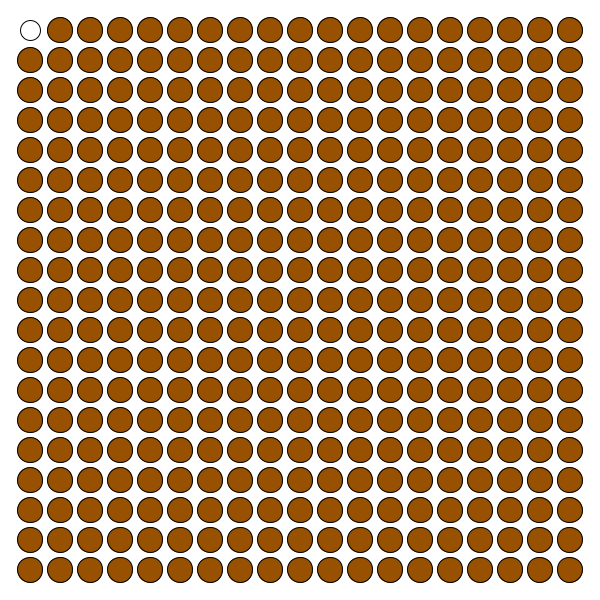
Frame 1 (no input)
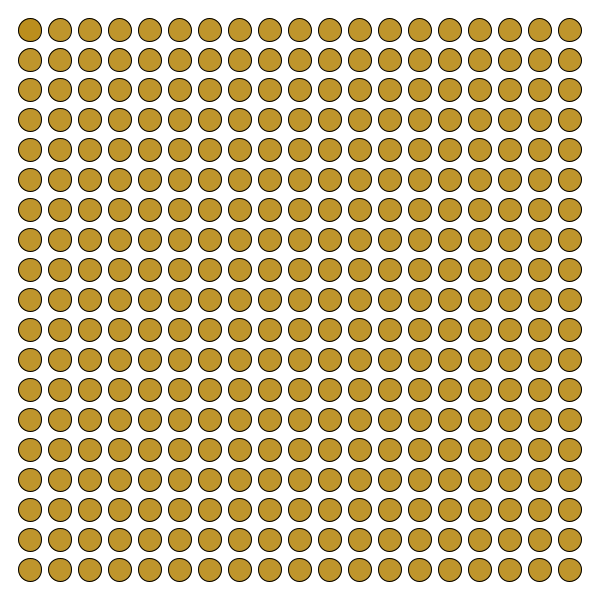
Frame 60 (the mouse pressed at the canvas centre just before this capture)
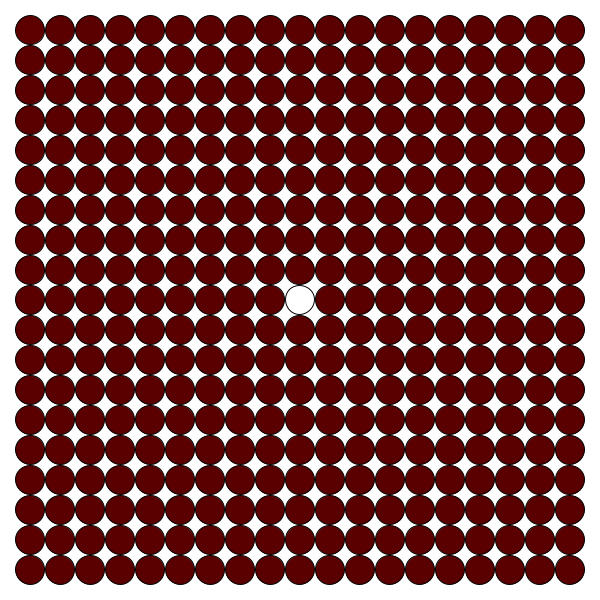
Frame 120 (the mouse held since frame 60 and released just before this capture)

The Processing sketch that drew these frames (run headless with seeded random() and noise(); from frame 60 on, the mouse is pressed at the canvas centre):

// Processing sketch: processing_156737
// ── processing_156737.pde

float diameter = 20;
int num = 20;
int b;
boolean a ;
float c; 
 
void setup()
{
    size(600, 600);
    stroke(0); 
    b=0; 
}
void draw() { 
background(255); 

    for (int x = width/num; x < width; x += width/num) { 
        for (int y = height/num; y < height; y+= height/num) {  
   if(dist(mouseX,mouseY,x,y)<20){
 fill(30*c,70*c,180*c);
 b+=1;
 a = true ;}

 
 else{
 
            fill(255-18*c,255-30*c,255-60*c);}
            ellipse(x, y, diameter+c, diameter+c);
if ( a=true ){
  
  c=map(sin(frameCount*0.06),-1.0,1.0,1,10);}
         
        }
    }
     
}
